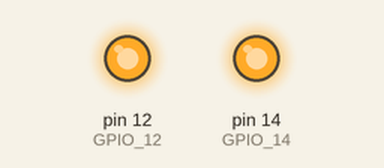
This sketch was run on a simulated Arduino Uno, built with avr-gcc and run on an emulated ATmega328P. On the bench: output pins drawn as LEDs (lit = HIGH). What the sketch prints to the serial monitor is not drawn.

Above: at 0.1 s.
At 5.1 s:
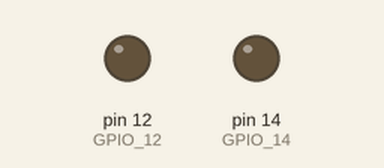
Timing chart, 0 to 6.6 s (numbered marks = the images above):
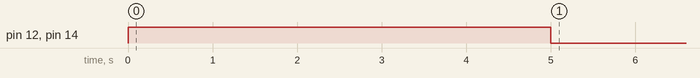

The sketch:

testbuzzercanhbao.ino
```cpp
#define GPIO_12 12
#define GPIO_14 14

void setup() {
  Serial.begin(115200);

  pinMode(GPIO_12, OUTPUT);
  pinMode(GPIO_14, OUTPUT);

  // Ban đầu tắt cả 2 LED (GPIO = HIGH)
  digitalWrite(GPIO_12, HIGH);
  digitalWrite(GPIO_14, HIGH);
  Serial.println("Bắt đầu: Cả 2 LED đều tắt");

  delay(5000); // Đợi 5 giây

  // Sau 5 giây, bật cả 2 LED (GPIO = LOW)
  digitalWrite(GPIO_12, LOW);
  digitalWrite(GPIO_14, LOW);
  Serial.println("Sau 5s: Cả 2 LED đều sáng");
}

void loop() {
  // Không cần làm gì thêm
}
```
